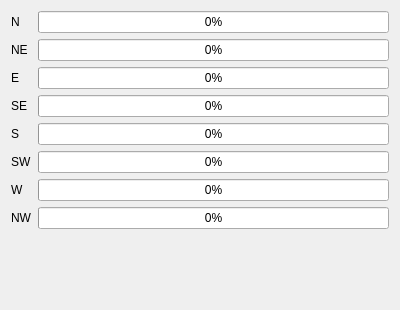
<?xml version="1.0" encoding="UTF-8"?>
<ui version="4.0">
 <class>DialogComp</class>
 <widget class="QDialog" name="DialogComp">
  <property name="geometry">
   <rect>
    <x>0</x>
    <y>0</y>
    <width>400</width>
    <height>310</height>
   </rect>
  </property>
  <property name="windowTitle">
   <string>Kомпенсация</string>
  </property>
  <layout class="QFormLayout" name="formLayout">
   <property name="fieldGrowthPolicy">
    <enum>QFormLayout::AllNonFixedFieldsGrow</enum>
   </property>
   <item row="0" column="0">
    <widget class="QLabel" name="label">
     <property name="text">
      <string>N</string>
     </property>
    </widget>
   </item>
   <item row="0" column="1">
    <widget class="QProgressBar" name="bin7">
     <property name="maximum">
      <number>16</number>
     </property>
     <property name="value">
      <number>0</number>
     </property>
    </widget>
   </item>
   <item row="1" column="0">
    <widget class="QLabel" name="label_2">
     <property name="text">
      <string>NE</string>
     </property>
    </widget>
   </item>
   <item row="1" column="1">
    <widget class="QProgressBar" name="bin6">
     <property name="maximum">
      <number>16</number>
     </property>
     <property name="value">
      <number>0</number>
     </property>
    </widget>
   </item>
   <item row="2" column="0">
    <widget class="QLabel" name="label_3">
     <property name="text">
      <string>E</string>
     </property>
    </widget>
   </item>
   <item row="2" column="1">
    <widget class="QProgressBar" name="bin5">
     <property name="maximum">
      <number>16</number>
     </property>
     <property name="value">
      <number>0</number>
     </property>
    </widget>
   </item>
   <item row="3" column="0">
    <widget class="QLabel" name="label_6">
     <property name="text">
      <string>SE</string>
     </property>
    </widget>
   </item>
   <item row="3" column="1">
    <widget class="QProgressBar" name="bin4">
     <property name="maximum">
      <number>16</number>
     </property>
     <property name="value">
      <number>0</number>
     </property>
    </widget>
   </item>
   <item row="4" column="0">
    <widget class="QLabel" name="label_5">
     <property name="text">
      <string>S</string>
     </property>
    </widget>
   </item>
   <item row="4" column="1">
    <widget class="QProgressBar" name="bin3">
     <property name="maximum">
      <number>16</number>
     </property>
     <property name="value">
      <number>0</number>
     </property>
    </widget>
   </item>
   <item row="5" column="0">
    <widget class="QLabel" name="label_4">
     <property name="text">
      <string>SW</string>
     </property>
    </widget>
   </item>
   <item row="5" column="1">
    <widget class="QProgressBar" name="bin2">
     <property name="maximum">
      <number>16</number>
     </property>
     <property name="value">
      <number>0</number>
     </property>
    </widget>
   </item>
   <item row="6" column="0">
    <widget class="QLabel" name="label_8">
     <property name="text">
      <string>W</string>
     </property>
    </widget>
   </item>
   <item row="6" column="1">
    <widget class="QProgressBar" name="bin1">
     <property name="maximum">
      <number>16</number>
     </property>
     <property name="value">
      <number>0</number>
     </property>
    </widget>
   </item>
   <item row="7" column="0">
    <widget class="QLabel" name="label_7">
     <property name="text">
      <string>NW</string>
     </property>
    </widget>
   </item>
   <item row="7" column="1">
    <widget class="QProgressBar" name="bin0">
     <property name="maximum">
      <number>16</number>
     </property>
     <property name="value">
      <number>0</number>
     </property>
    </widget>
   </item>
   <item row="8" column="0">
    <widget class="QLabel" name="label_9">
     <property name="text">
      <string/>
     </property>
    </widget>
   </item>
  </layout>
 </widget>
 <resources/>
 <connections/>
</ui>
